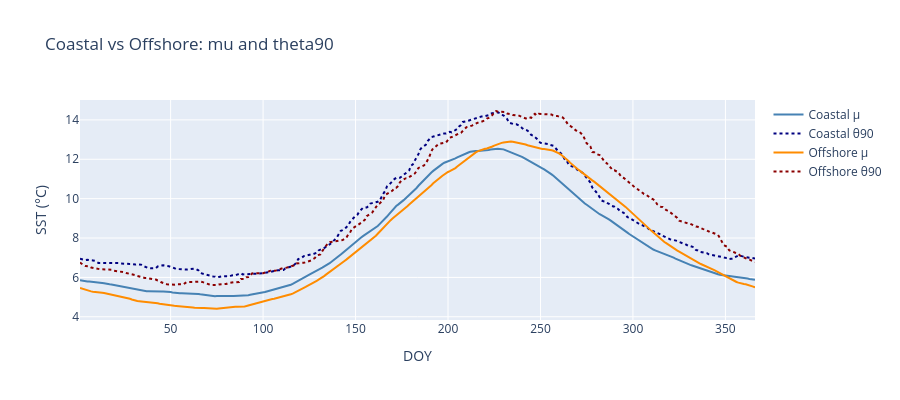

The notebook cell saved with this chart:
### Markdown cell above
## 3. Coastal vs Offshore seasonal comparison

### Code cell
coastal_lat_i  = np.argmin(np.abs(lats - 58.0))
coastal_lon_i  = np.argmin(np.abs(lons - (-149.875)))
offshore_lat_i = np.argmin(np.abs(lats - 55.0))
offshore_lon_i = np.argmin(np.abs(lons - (-145.125)))

fig2 = go.Figure()
for name, li, lo, color in [
    ('Coastal μ',  coastal_lat_i,  coastal_lon_i,  'steelblue'),
    ('Coastal θ90',coastal_lat_i,  coastal_lon_i,  'navy'),
    ('Offshore μ', offshore_lat_i, offshore_lon_i, 'darkorange'),
    ('Offshore θ90',offshore_lat_i,offshore_lon_i, 'darkred'),
]:
    arr = (mu if 'μ' in name else theta90)[:, li, lo].values
    dash = 'dot' if 'θ90' in name else 'solid'
    fig2.add_trace(go.Scatter(x=doys, y=arr, mode='lines', name=name,
                              line=dict(color=color, dash=dash, width=2)))

fig2.update_layout(title='Coastal vs Offshore: mu and theta90',
                   xaxis_title='DOY', yaxis_title='SST (°C)',
                   height=400, width=900)
fig2.show()

### Figure 1 — Plotly figure (JSON) as saved in the notebook; plotly's stock layout.template omitted (floating-point values rounded to 4 significant figures; data arrays with more than 128 entries replaced by an {"elided": "..."} marker saying what was removed)
{"data": [{"line": {"color": "steelblue", "dash": "solid", "width": 2}, "mode": "lines", "name": "Coastal μ", "type": "scatter", "x": {"elided": "366 int values"}, "y": {"elided": "366 float values"}}, {"line": {"color": "navy", "dash": "dot", "width": 2}, "mode": "lines", "name": "Coastal θ90", "type": "scatter", "x": {"elided": "366 int values"}, "y": {"elided": "366 float values"}}, {"line": {"color": "darkorange", "dash": "solid", "width": 2}, "mode": "lines", "name": "Offshore μ", "type": "scatter", "x": {"elided": "366 int values"}, "y": {"elided": "366 float values"}}, {"line": {"color": "darkred", "dash": "dot", "width": 2}, "mode": "lines", "name": "Offshore θ90", "type": "scatter", "x": {"elided": "366 int values"}, "y": {"elided": "366 float values"}}], "layout": {"height": 400, "title": {"text": "Coastal vs Offshore: mu and theta90"}, "width": 900, "xaxis": {"title": {"text": "DOY"}}, "yaxis": {"title": {"text": "SST (°C)"}}}}
